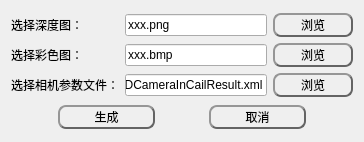
<?xml version="1.0" encoding="UTF-8"?>
<ui version="4.0">
 <class>Depth2CloudDlgClass</class>
 <widget class="QWidget" name="Depth2CloudDlgClass">
  <property name="geometry">
   <rect>
    <x>0</x>
    <y>0</y>
    <width>364</width>
    <height>142</height>
   </rect>
  </property>
  <property name="windowTitle">
   <string>从深度图生成点云</string>
  </property>
  <layout class="QGridLayout" name="gridLayout">
   <item row="0" column="0">
    <layout class="QGridLayout" name="gridLayout_5">
     <item row="0" column="0">
      <widget class="QLabel" name="label_12">
       <property name="text">
        <string>选择深度图：</string>
       </property>
      </widget>
     </item>
     <item row="1" column="0">
      <widget class="QLabel" name="label_13">
       <property name="text">
        <string>选择彩色图：</string>
       </property>
      </widget>
     </item>
     <item row="0" column="2">
      <widget class="QPushButton" name="BrowseDepth">
       <property name="minimumSize">
        <size>
         <width>80</width>
         <height>24</height>
        </size>
       </property>
       <property name="maximumSize">
        <size>
         <width>112</width>
         <height>16777215</height>
        </size>
       </property>
       <property name="styleSheet">
        <string notr="true">QPushButton{
	color: rgb(0, 0, 0);
	background-color: rgba(255, 255, 255,0);
	border:2px outset rgb(100, 100, 100);
	border-radius:8px;
  	text-align: center center;
} 

/*鼠标放在按钮上方*/
QPushButton:hover:enabled {
	background-color: rgba(255, 255, 255,150);
	border:2px outset rgba(100, 100, 100,150);
} 

/*鼠标点击按钮*/
QPushButton:pressed:enabled {
	background-color: rgba(255, 255, 255,255);
	border:4px outset rgba(100, 100, 100,255);
}

QPushButton:enabled{ 
	color: rgb(0, 0, 0);
	background-color: rgba(255, 255, 255,0);
	border:2px outset rgb(100, 100, 100);
}

QPushButton:disabled{ 
	color: rgb(150, 150, 150);
	background-color: rgba(150, 150, 150,0);
	border:2px outset rgb(100, 100, 100);
}</string>
       </property>
       <property name="text">
        <string>浏览</string>
       </property>
      </widget>
     </item>
     <item row="0" column="1">
      <widget class="QLineEdit" name="pathDepth">
       <property name="text">
        <string>xxx.png</string>
       </property>
      </widget>
     </item>
     <item row="2" column="0">
      <widget class="QLabel" name="label_14">
       <property name="text">
        <string>选择相机参数文件：</string>
       </property>
      </widget>
     </item>
     <item row="1" column="1">
      <widget class="QLineEdit" name="pathRGB">
       <property name="text">
        <string>xxx.bmp</string>
       </property>
      </widget>
     </item>
     <item row="2" column="1">
      <widget class="QLineEdit" name="pathCameraData">
       <property name="text">
        <string>3DCameraInCailResult.xml</string>
       </property>
      </widget>
     </item>
     <item row="1" column="2">
      <widget class="QPushButton" name="BrowseRGB">
       <property name="minimumSize">
        <size>
         <width>80</width>
         <height>24</height>
        </size>
       </property>
       <property name="maximumSize">
        <size>
         <width>112</width>
         <height>16777215</height>
        </size>
       </property>
       <property name="styleSheet">
        <string notr="true">QPushButton{
	color: rgb(0, 0, 0);
	background-color: rgba(255, 255, 255,0);
	border:2px outset rgb(100, 100, 100);
	border-radius:8px;
  	text-align: center center;
} 

/*鼠标放在按钮上方*/
QPushButton:hover:enabled {
	background-color: rgba(255, 255, 255,150);
	border:2px outset rgba(100, 100, 100,150);
} 

/*鼠标点击按钮*/
QPushButton:pressed:enabled {
	background-color: rgba(255, 255, 255,255);
	border:4px outset rgba(100, 100, 100,255);
}

QPushButton:enabled{ 
	color: rgb(0, 0, 0);
	background-color: rgba(255, 255, 255,0);
	border:2px outset rgb(100, 100, 100);
}

QPushButton:disabled{ 
	color: rgb(150, 150, 150);
	background-color: rgba(150, 150, 150,0);
	border:2px outset rgb(100, 100, 100);
}</string>
       </property>
       <property name="text">
        <string>浏览</string>
       </property>
      </widget>
     </item>
     <item row="2" column="2">
      <widget class="QPushButton" name="BrowseCameraData">
       <property name="minimumSize">
        <size>
         <width>80</width>
         <height>24</height>
        </size>
       </property>
       <property name="maximumSize">
        <size>
         <width>112</width>
         <height>16777215</height>
        </size>
       </property>
       <property name="styleSheet">
        <string notr="true">QPushButton{
	color: rgb(0, 0, 0);
	background-color: rgba(255, 255, 255,0);
	border:2px outset rgb(100, 100, 100);
	border-radius:8px;
  	text-align: center center;
} 

/*鼠标放在按钮上方*/
QPushButton:hover:enabled {
	background-color: rgba(255, 255, 255,150);
	border:2px outset rgba(100, 100, 100,150);
} 

/*鼠标点击按钮*/
QPushButton:pressed:enabled {
	background-color: rgba(255, 255, 255,255);
	border:4px outset rgba(100, 100, 100,255);
}

QPushButton:enabled{ 
	color: rgb(0, 0, 0);
	background-color: rgba(255, 255, 255,0);
	border:2px outset rgb(100, 100, 100);
}

QPushButton:disabled{ 
	color: rgb(150, 150, 150);
	background-color: rgba(150, 150, 150,0);
	border:2px outset rgb(100, 100, 100);
}</string>
       </property>
       <property name="text">
        <string>浏览</string>
       </property>
      </widget>
     </item>
    </layout>
   </item>
   <item row="1" column="0">
    <layout class="QHBoxLayout" name="horizontalLayout">
     <item>
      <spacer name="horizontalSpacer">
       <property name="orientation">
        <enum>Qt::Horizontal</enum>
       </property>
       <property name="sizeHint" stdset="0">
        <size>
         <width>40</width>
         <height>20</height>
        </size>
       </property>
      </spacer>
     </item>
     <item>
      <widget class="QPushButton" name="btn_ok">
       <property name="minimumSize">
        <size>
         <width>97</width>
         <height>24</height>
        </size>
       </property>
       <property name="maximumSize">
        <size>
         <width>97</width>
         <height>16777215</height>
        </size>
       </property>
       <property name="styleSheet">
        <string notr="true">QPushButton{
	color: rgb(0, 0, 0);
	background-color: rgba(255, 255, 255,0);
	border:2px outset rgb(100, 100, 100);
	border-radius:8px;
  	text-align: center center;
} 

/*鼠标放在按钮上方*/
QPushButton:hover:enabled {
	background-color: rgba(255, 255, 255,150);
	border:2px outset rgba(100, 100, 100,150);
} 

/*鼠标点击按钮*/
QPushButton:pressed:enabled {
	background-color: rgba(255, 255, 255,255);
	border:4px outset rgba(100, 100, 100,255);
}

QPushButton:enabled{ 
	color: rgb(0, 0, 0);
	background-color: rgba(255, 255, 255,0);
	border:2px outset rgb(100, 100, 100);
}

QPushButton:disabled{ 
	color: rgb(150, 150, 150);
	background-color: rgba(150, 150, 150,0);
	border:2px outset rgb(100, 100, 100);
}</string>
       </property>
       <property name="text">
        <string>生成</string>
       </property>
      </widget>
     </item>
     <item>
      <spacer name="horizontalSpacer_2">
       <property name="orientation">
        <enum>Qt::Horizontal</enum>
       </property>
       <property name="sizeHint" stdset="0">
        <size>
         <width>40</width>
         <height>20</height>
        </size>
       </property>
      </spacer>
     </item>
     <item>
      <widget class="QPushButton" name="btn_cancel">
       <property name="minimumSize">
        <size>
         <width>97</width>
         <height>24</height>
        </size>
       </property>
       <property name="styleSheet">
        <string notr="true">QPushButton{
	color: rgb(0, 0, 0);
	background-color: rgba(255, 255, 255,0);
	border:2px outset rgb(100, 100, 100);
	border-radius:8px;
  	text-align: center center;
} 

/*鼠标放在按钮上方*/
QPushButton:hover:enabled {
	background-color: rgba(255, 255, 255,150);
	border:2px outset rgba(100, 100, 100,150);
} 

/*鼠标点击按钮*/
QPushButton:pressed:enabled {
	background-color: rgba(255, 255, 255,255);
	border:4px outset rgba(100, 100, 100,255);
}

QPushButton:enabled{ 
	color: rgb(0, 0, 0);
	background-color: rgba(255, 255, 255,0);
	border:2px outset rgb(100, 100, 100);
}

QPushButton:disabled{ 
	color: rgb(150, 150, 150);
	background-color: rgba(150, 150, 150,0);
	border:2px outset rgb(100, 100, 100);
}</string>
       </property>
       <property name="text">
        <string>取消</string>
       </property>
      </widget>
     </item>
     <item>
      <spacer name="horizontalSpacer_3">
       <property name="orientation">
        <enum>Qt::Horizontal</enum>
       </property>
       <property name="sizeHint" stdset="0">
        <size>
         <width>40</width>
         <height>20</height>
        </size>
       </property>
      </spacer>
     </item>
    </layout>
   </item>
  </layout>
 </widget>
 <layoutdefault spacing="6" margin="11"/>
 <resources/>
 <connections/>
</ui>
